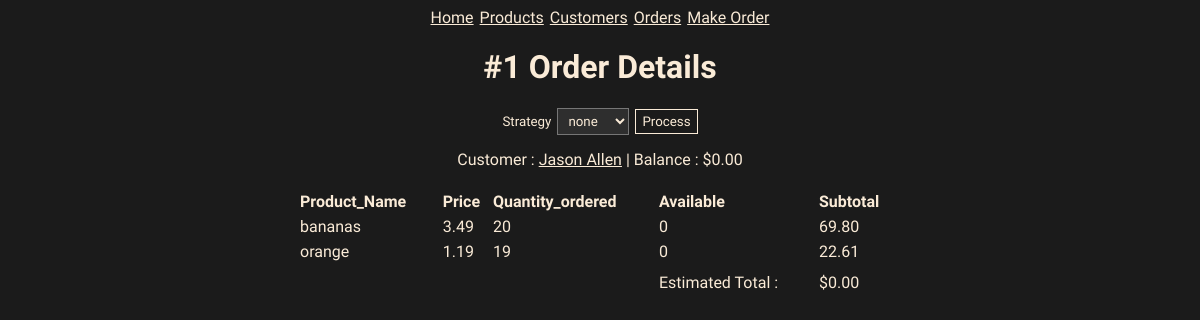
The app's page /orders/1 with its own data.
### models.py (models this page shows, shortened)
class ProductOrder(db.Model):
    id = mapped_column(Integer, primary_key=True)
    order_id = mapped_column(Integer, ForeignKey(Order.id))
    order = relationship("Order", back_populates="items")
    product_id = mapped_column(Integer, ForeignKey(Product.id), nullable=False)
    product = relationship("Product", back_populates="product_items")
    quantity = mapped_column(Integer, nullable=False, default=0)

class Customer(db.Model):
    id = mapped_column(Integer, primary_key=True)
    name = mapped_column(String(50), nullable=False, unique=True)
    phone = mapped_column(String(50), nullable=False)
    balance = mapped_column(Numeric, nullable=False, default=0)
    orders = relationship("Order", back_populates="customer")

class Product(db.Model):
    id = mapped_column(Integer, primary_key=True)
    name = mapped_column(String(50), nullable=False, unique=True)
    price = mapped_column(Numeric, nullable=False)
    available = mapped_column(Integer, nullable=False, default=0)
    product_items = relationship("ProductOrder", back_populates="product")

class Order(db.Model):
    id = mapped_column(Integer, primary_key=True)
    customer_id = mapped_column(Integer, ForeignKey(Customer.id), nullable=False)
    customer = relationship("Customer", back_populates="orders")
    total = mapped_column(Numeric, nullable=False, default=0)
    items = relationship("ProductOrder", back_populates="order", cascade="all, delete-orphan")
    created = mapped_column(DateTime(timezone=True), default=func.now())
    processed = mapped_column(DateTime(timezone=True), nullable=True)

### routes/orders.py (the view)
@orders_bp.route("/<int:order_id>")
def order_details(order_id):
    statement = db.select(ProductOrder).filter_by(order_id=order_id)
    records = db.session.execute(statement)
    results = records.scalars()
    order = db.get_or_404(Order, order_id)
    return render_template("order_details.html", total = order.total, orders = results, order_id = order_id)

### templates/order_details.html (shortened to what this page needs)
{% extends "base.html" %}
{% block content %}
<h1>#{{order_id}} Order Details</h1>
<form action="/orders/process/{{order_id}}" method="POST">
    <label for="product">Strategy</label>
    <select name="strategy" class="custom-select">
        <option value="adjust">none</option>
    </select>
    <input type="submit" value="Process">
</form>
<table>
    <thead>
        <tr>
            <th>Product_Name</th>
            <th>Price</th>
            <th>Quantity_ordered</th>
            <th>Available</th>
            <th>Subtotal</th>
        </tr>
    </thead>
    <tbody>
        {% for order in orders %}
        {% if loop.index == 1 %}
        <p class="customer_name">Customer : <a
                href="/customers/update/{{order.order.customer.id}}">{{order.order.customer.name}}</a><span>
                | Balance :
                ${{order.order.customer.balance |round(2, 'common') }}</span></p>
        {% endif %}
        <tr>
            <td>{{order.product.name}}</td>
            <td>{{order.product.price |round(2, 'common')}}</td>
            <td>{{order.quantity}}</td>
            <td>{{order.product.available}}</td>
            <td>{{(order.product.price * order.quantity) |round(2, 'common') }}</td>
        </tr>
        {% endfor %}
    </tbody>
    <tr>
        <td></td>
    </tr>
    <tfoot>
        <tr>
            <td></td>
            <td></td>
            <td></td>
            <td>Estimated Total : </td>
            <td>${{ total|round(2, 'common') }}</td>
        </tr>
    </tfoot>
</table>
{% endblock %}

### static/style.css (style rules this page uses)
:root { --font-color: antiquewhite; --background: #1b1b1b; --bg-variant: #2e2e2e; --bg-variant-dark: #1f1e1e; }
body { display: flex; align-items: center; justify-content: center; background-color: var(--background); color: var(--font-color); font-family: "Roboto Condensed", sans-serif; }
a { color: var(--font-color); }
form { display: flex; gap: 6px; align-items: center; justify-content: center; }
table { margin-top: 20px; width: 100%; border-collapse: collapse; }
th, td { text-align: left; padding: 3px 0; }
label { font-size: smaller; }
input[type="submit"] { cursor: pointer; font-family: "Roboto Condensed", sans-serif; background-color: transparent; color: var(--font-color); padding: 4px 6px; border: 1px solid var(--font-color); }
.custom-select { font-family: "Roboto Condensed", sans-serif; background-color: var(--bg-variant); color: var(--font-color); padding: 4px 6px; }
.customer_name { margin-top: 15px; margin-bottom: 0; }

### records on screen
ProductOrder: order.customer.name "Jason Allen", order.customer.balance "0.00", product.name "bananas", product.price "3.49", quantity "20", product.available "0"
Product: (order.product.price*order.quantity)|round(2,'common') "69.80"
ProductOrder: product.name "orange", product.price "1.19", quantity "19", product.available "0"
Product: (order.product.price*order.quantity)|round(2,'common') "22.61"
Order: total "0.00"

### other values on screen
{{ order_id }} "1"
